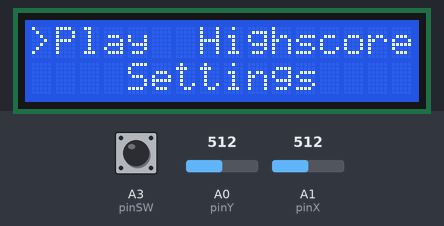
This sketch was run on a simulated Arduino Uno, built with avr-gcc and run on an emulated ATmega328P. Shown: 16×2 character LCD. The test bench sets the inputs (shaded band); at power-on: A1 (pinX) = 512, A3 (pinSW) HIGH, A0 (pinY) = 512.

Above: at 1.2 s.
1.3 s: A1 (pinX) set to 790
2.8 s: A1 (pinX) set to 812
At 3.23 s:
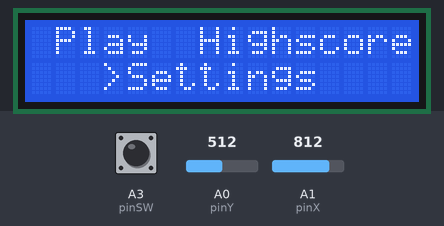
4.9 s: A3 (pinSW) pulled LOW for 0.15 s
At 5.45 s:
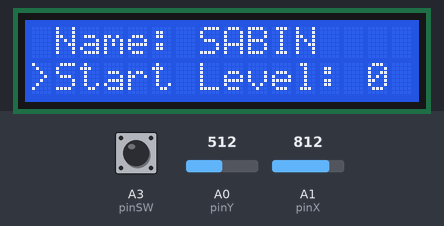
7.1 s: A3 (pinSW) pulled LOW for 1 s
At 9.2 s:
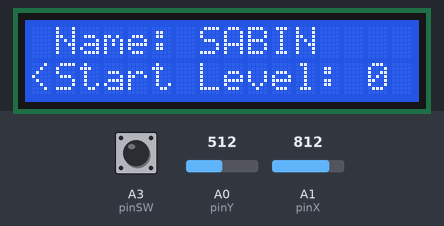
9.6 s: A0 (pinY) set to 810
At 9.77 s:
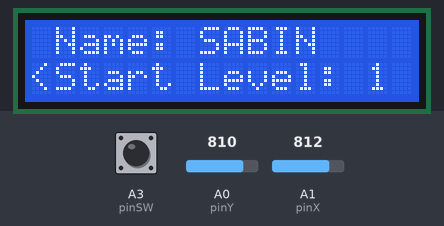
11.1 s: A0 (pinY) set to 390
At 11.38 s:
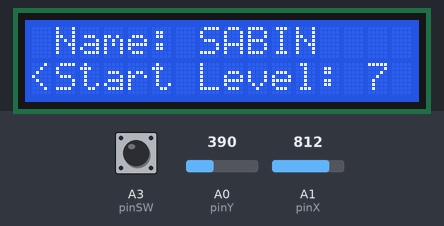
Timing chart, 0 to 14.1 s (numbered marks = the images above; inputs shaded):
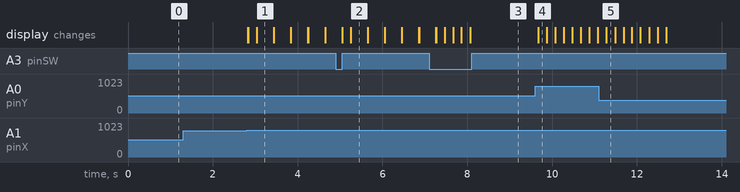

Measured:
- the behaviour switches between 800 and 801 on A1 (pinX) (found by bisection; images 0 and 1)
- after the input at 1.3 s, every drawn part: stays the same
- after the input at 2.8 s, the display: first changes at once (image 1 shows a later state)
- after the input at 4.9 s, the display: first changes after 0.15 s (image 2 shows a later state)
- after the input at 7.1 s, the display: first differs from a run without the input after 0.16 s (image 3)
- after the input at 9.6 s, the display: changes after 0.08 s (image 4)

The sketch:

gameMenu.ino
```cpp
#include <LiquidCrystal.h>
#include <EEPROM.h>


// Joystick

const int pinSW = A3; // digital pin connected to switch output
const int pinX = A1; // A1 - analog pin connected to X output
const int pinY = A0; // A0 - analog pin connected to Y output
int switchValue;
int xValue = 0;
int yValue = 0;
const unsigned int minThreshold = 400;
const unsigned int maxThreshold = 800;

unsigned long previousMillisJoystick = 0;
unsigned long intervalJoystick = 200;


// LCD

const int RS = 12;
const int enable = 11;
const int d4 = 5;
const int d5 = 4;
const int d6 = 3;
const int d7 = 2;
LiquidCrystal lcd(RS, enable, d4, d5, d6, d7);

// Menu

enum menu {
  main,
  play,
  highscore,
  settings,
  gameOver
};
menu currentMenuDisplay = main;


// Main Menu

// value in range 0,2 which indicates where cursor will be in main menu
unsigned int mainMenuCurrentCursor = 0;
unsigned long currentMillis = 0;

void printMainMenu() {
  lcd.setCursor(1, 0);
  lcd.print("Play");
  lcd.setCursor(7, 0);
  lcd.print("Highscore");
  lcd.setCursor(4, 1);
  lcd.print("Settings");
}

void printCursorMainMenu() {
  if (mainMenuCurrentCursor == 0) {
    lcd.setCursor(0,0);
  } else if (mainMenuCurrentCursor == 1) {
    lcd.setCursor(6,0);
  } else if (mainMenuCurrentCursor == 2) {
    lcd.setCursor(3,1);
  } else {
    lcd.setCursor(0,0);
  }
  lcd.print(">");
}

void clearCursorMainMenu() {
  if (mainMenuCurrentCursor == 0) {
    lcd.setCursor(0,0);
  } else if (mainMenuCurrentCursor == 1) {
    lcd.setCursor(6,0);
  } else if (mainMenuCurrentCursor == 2) {
    lcd.setCursor(3,1);
  } else {
    lcd.setCursor(0,0);
  }
  lcd.print(" ");
}


// Play Menu

unsigned int livesValue = 3;
unsigned int startingLevelValue = 0;
unsigned int currentLevelValue = startingLevelValue;
unsigned int currentScoreValue = 0;

// make sure to reinitialize with 0 everytime leave play menu
unsigned long currentMillisPlay = 0;

void printPlayMenu() {
  // Lives
  lcd.setCursor(0, 0);
  lcd.print("Lives: ");
  lcd.setCursor(7, 0);
  lcd.print(livesValue);

  // Level
  lcd.setCursor(9, 0);
  lcd.print("Lvl: ");
  lcd.setCursor(14, 0);
  lcd.print(currentLevelValue);

  // Score
  lcd.setCursor(4, 1);
  lcd.print("Score: ");
  currentScoreValue = currentLevelValue * 3;
  int startPointScore = currentScoreValue < 10 ? 11 : 10;
  lcd.setCursor(startPointScore, 1);
  lcd.print(currentScoreValue);
}

unsigned long previousMillisLevel = 0;
unsigned long intervalLevel = 2000;
unsigned long previousMillisGameOver = 0;


// Game Over Menu

void printGameOverMenu() {
  lcd.setCursor(0, 0);
  lcd.print("Congratulations!");
  lcd.setCursor(0, 1);
  lcd.print("Press bt to exit");
}


// Highscore Menu

int highscoreValue = 0;

void printHighscoreMenu() {
  lcd.setCursor(0, 0);
  lcd.print("Highscore: ");
  lcd.setCursor(11, 0);
  lcd.print(highscoreValue);
  lcd.setCursor(0, 1);
  lcd.print("Press bt to exit");
}


// Settings Menu

unsigned int currentSettingsCursor = 0; // in range 0-1
bool didPressOnSettings = false; // true when something in settings was selected

void printSettingsMenu() {
  lcd.setCursor(1, 0);
  lcd.print("Name: SABIN");
  lcd.setCursor(1, 1);
  lcd.print("Start Level: ");
  lcd.setCursor(14, 1);
  lcd.print(startingLevelValue);
}

void printCursorSettings() {
  if (currentSettingsCursor == 0) {
    lcd.setCursor(0, 0);
  } else {
    lcd.setCursor(0, 1);
  }

  if (!didPressOnSettings) {
    lcd.print(">");
  } else {
    lcd.print("<");
  }
}

void clearCursorSettings() {
  if (currentSettingsCursor == 0) {
    lcd.setCursor(0, 0);
  } else {
    lcd.setCursor(0, 1);
  }
  lcd.print(" ");
}


// Change screens

void toMainMenu() {
  lcd.clear();
  currentMenuDisplay = main;
}

void toPlayMenu() {
  lcd.clear();
  currentMenuDisplay = play;

  previousMillisLevel = millis();
  previousMillisGameOver = millis();
  currentLevelValue = startingLevelValue;
  currentScoreValue = 0;
}

void toGameOverMenu() {
  // update highscore
  if (currentScoreValue > highscoreValue) {
    highscoreValue = currentScoreValue;
    writeHighscoreMemory();
  }

  lcd.clear();
  currentMenuDisplay = gameOver;
}

void toHighscoreMenu() {
  lcd.clear();
  currentMenuDisplay = highscore;
}

void toSettingsMenu() {
  lcd.clear();
  currentMenuDisplay = settings;
}


// EEPROM

const unsigned int highscoreAddress = 0;

void initializeHighscoreValue() {
  int highscoreMemory = EEPROM.read(highscoreAddress);
  if (highscoreMemory == 255) {
    highscoreValue = 0;
  } else {
    highscoreValue = highscoreMemory;
  }
}

void writeHighscoreMemory() {
  int highscoreMemory = EEPROM.read(highscoreAddress);
  if (highscoreMemory == 255) {
    EEPROM.write(highscoreAddress, highscoreValue);
  } else {
    EEPROM.put(highscoreAddress, highscoreValue);
  }
}


// Lifecycle

void setup() {
  pinMode(pinSW, INPUT_PULLUP); //activate pull-up resistor on the
  lcd.begin(16, 2);
  Serial.begin(9600);
  initializeHighscoreValue();
}


void loop() {
  currentMillis = millis();

  if (currentMenuDisplay == main) {
    // Main Menu
    printMainMenu();
    printCursorMainMenu();
  } else if (currentMenuDisplay == play) {
    // Play Menu
    printPlayMenu();

    if (currentMillis - previousMillisLevel >= intervalLevel) {
      currentLevelValue += 1;
      previousMillisLevel = currentMillis;
    }

    if (currentLevelValue >= startingLevelValue + 5) {
      toGameOverMenu();
    }
  } else if (currentMenuDisplay == gameOver) {
    // Game Over Menu
    printGameOverMenu();
  } else if (currentMenuDisplay == highscore) {
    // Highscore Menu
    printHighscoreMenu();
  } else if (currentMenuDisplay == settings) {
    printSettingsMenu();
    printCursorSettings();
  }

  // Handle Joystick moves
  if (currentMillis - previousMillisJoystick >= intervalJoystick) {
    previousMillisJoystick = currentMillis;

    switchValue = digitalRead(pinSW);
    xValue = analogRead(pinX);
    yValue = analogRead(pinY);

    if (xValue > maxThreshold) {
      if (currentMenuDisplay == main) {
        clearCursorMainMenu();
        mainMenuCurrentCursor = mainMenuCurrentCursor == 2 ? 2 : mainMenuCurrentCursor + 1;
      } else if (currentMenuDisplay == settings && !didPressOnSettings) {
        clearCursorSettings();
        currentSettingsCursor = currentSettingsCursor == 1 ? 1 : currentSettingsCursor + 1;
      }
    }

    if (xValue < minThreshold) {
      if (currentMenuDisplay == main) {
        clearCursorMainMenu();
        mainMenuCurrentCursor = mainMenuCurrentCursor == 0 ? 0 : mainMenuCurrentCursor - 1;
      } else if (currentMenuDisplay == settings && !didPressOnSettings) {
        clearCursorSettings();
        if (currentSettingsCursor == 0) {
          toMainMenu();
        } else {
          currentSettingsCursor -= 1;
        }
      }
    }

    if (yValue > maxThreshold) {
      if (currentMenuDisplay == settings) {
        if (currentSettingsCursor == 1) {
          startingLevelValue = startingLevelValue == 99 ? 99 : startingLevelValue + 1;
        }
      }
    }

    if (yValue < minThreshold) {
      if (currentMenuDisplay == settings) {
        if (currentSettingsCursor == 1) {
          startingLevelValue = startingLevelValue == 0 ? 0 : startingLevelValue - 1;
        }
      }
    }

    if (switchValue == 0) {
      if (currentMenuDisplay == main) {
        if (mainMenuCurrentCursor == 0) {
          toPlayMenu();
        } else if (mainMenuCurrentCursor == 1) {
          toHighscoreMenu();
        } else if (mainMenuCurrentCursor == 2) {
          toSettingsMenu();
        }
      } else if (currentMenuDisplay == gameOver) {
        toMainMenu();
      } else if (currentMenuDisplay == highscore) {
        toMainMenu();
      } else if (currentMenuDisplay == settings) {
        didPressOnSettings = !didPressOnSettings;
      }
    }
  }
}
```
